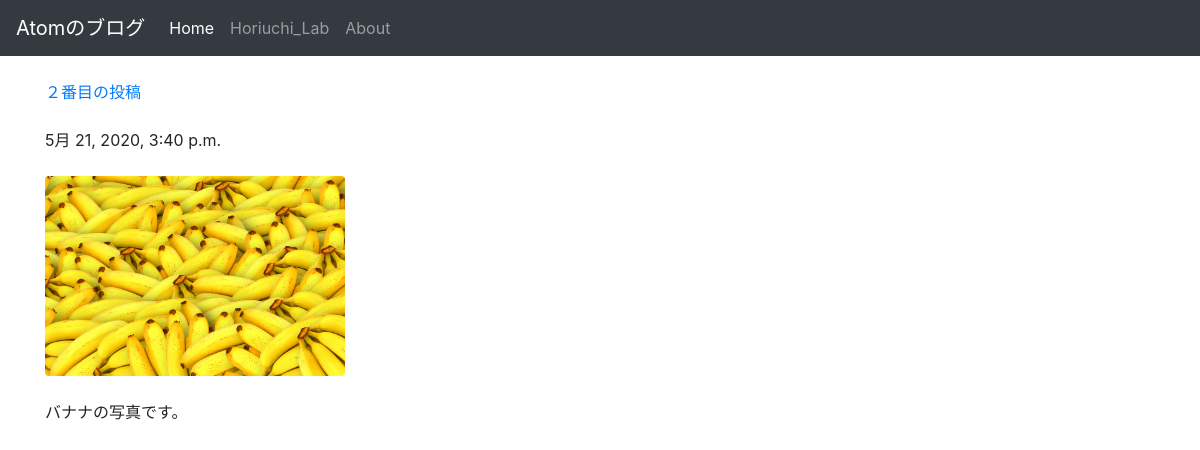
Page /posts/2/ on the committed database.
### posts/models.py (models this page shows, shortened)
class Post(models.Model):
    title = models.CharField(max_length=100)
    published = models.DateTimeField()
    image = models.ImageField(upload_to='media/')
    body = models.TextField()

### posts/views.py (the view)
# urls.py: path('posts/<int:post_id>/', views.post_detail, name="post_detail"),
def post_detail(request, post_id):
    post = get_object_or_404(Post, pk=post_id)
    return render(request, 'posts/post_detail.html', {'post': post})

### posts/templates/posts/post_detail.html (shortened to what this page needs)
<html lang = "ja-jp">
<head>
    <link rel="stylesheet" href="https://stackpath.bootstrapcdn.com/bootstrap/4.5.0/css/bootstrap.min.css">
</head>
<body>
  <nav class="navbar navbar-expand-lg navbar-dark bg-dark">
  <a class="navbar-brand" href="#">Atomのブログ</a>
  <div class="collapse navbar-collapse" id="navbarSupportedContent">
    <ul class="navbar-nav mr-auto">
      <li class="nav-item active">
        <a class="nav-link" href="..">Home <span class="sr-only">(current)</span></a>
      </li>
      <li class="nav-item">
        <a class="nav-link" href="http://dippix.tp.chiba-u.jp/">Horiuchi_Lab</a>
      </li>
      <li class="nav-item about">
        <a class="nav-link" href="../about/">About <span class="sr-only">(current)</span></a>
      </li>
    </ul>
  </div>
</nav>
<div class="container">
<br />
    <a href="{% url 'post_detail' post.id %}">{{ post.title }}</a>
    <br /><br />
    {{ post.published }}
    <br /><br />
    <img src="{{ post.image.url }}" class="img-fluid rounded" style="max-height: 200px;" />
    <br /><br />
    {{ post.body }}
    <br /><br />
</div>
</body>
</html>

### rows in the picture
Post: title "２番目の投稿", published "5月 21, 2020, 3:40 p.m.", image (picture), body "バナナの写真です。"
